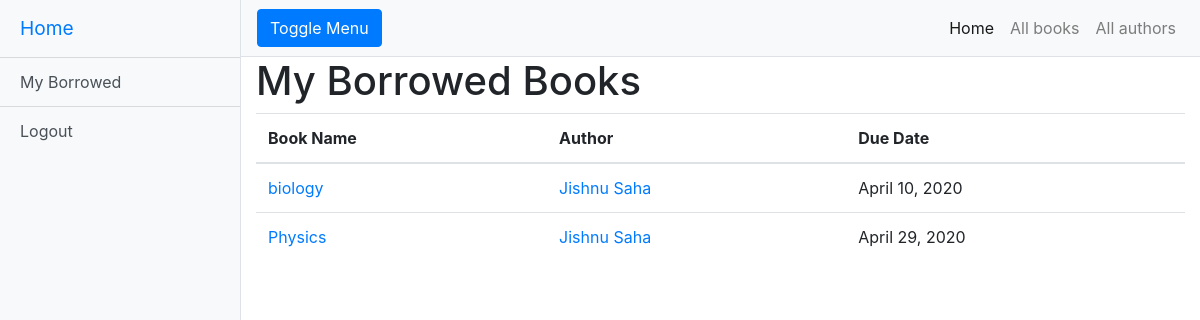
The page /catalog/my-books/ (signed in) on the database as committed earlier.
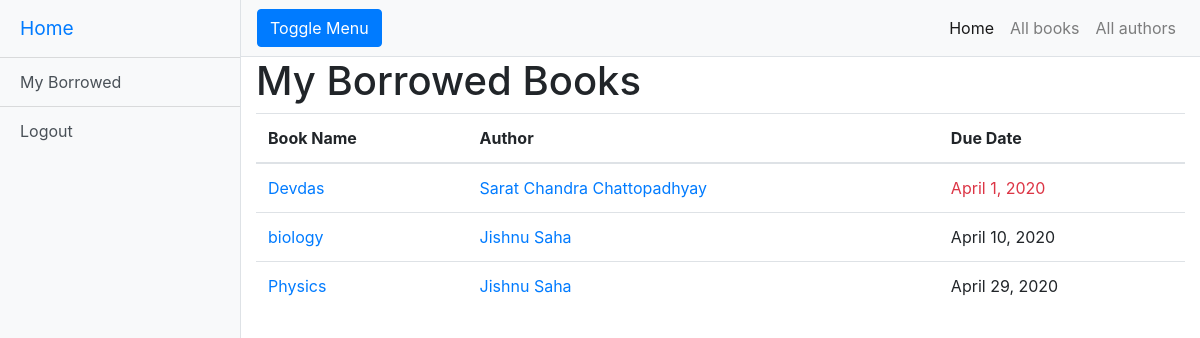
The same page on the database as committed later.
### catalog/models.py (models this page shows, shortened)
class BookInstance(models.Model):
    id = models.UUIDField(primary_key=True, default=uuid.uuid4, help_text='Unique ID for this particular book across whole library')
    book = models.ForeignKey('Book', on_delete=models.CASCADE, null=True)
    imprint = models.CharField(max_length=200)
    due_back = models.DateField(null=True, blank=True)
    borrower = models.ForeignKey(User, on_delete=models.SET_NULL, null=True, blank=True)
    LOAN_STATUS = (
        ('m', 'Maintenance'),
        ('o', 'On loan'),
        ('a', 'Available'),
        ('r', 'Reserved'),
    )
    status = models.CharField(
        max_length=1,
        choices=LOAN_STATUS,
        blank=True,
        default='a',
        help_text='Book availability',
    )
    @property
    def is_overdue(self):
        if self.due_back and date.today() > self.due_back:
            return True
        return False
    class Meta:
        ordering = ['due_back']
        permissions = (("can_mark_returned", "Set book as returned"),)

class Book(models.Model):
    title = models.CharField(max_length=200)
    author = models.ForeignKey('Author', on_delete=models.SET_NULL, null=True)
    summary = models.TextField(max_length=1000, help_text='Enter a brief description of the book')
    isbn = models.CharField('ISBN', max_length=13,
                            help_text='13 Character <a href="https://www.isbn-international.org/content/what-isbn">ISBN number</a>')
    genre = models.ManyToManyField(Genre, help_text='Select a genre for this book')

class Author(models.Model):
    first_name = models.CharField(max_length=100)
    last_name = models.CharField(max_length=100)
    date_of_birth = models.DateField(null=True, blank=True, help_text='Date format should be YYYY-MM-DD')
    date_of_death = models.DateField('Died', null=True, blank=True, help_text='Date format should be YYYY-MM-DD')
    class Meta:
        ordering = ['last_name', 'first_name']

### catalog/views.py (the view)
# urls.py: path('my-books/', views.LoanedBooksByUserListView.as_view(), name='my-borrowed'),
class LoanedBooksByUserListView(LoginRequiredMixin, generic.ListView):
    model = BookInstance
    template_name = 'catalog/bookinstance_list_borrowed_user.html'
    paginate_by = 10
    def get_queryset(self):
        return BookInstance.objects.filter(borrower=self.request.user).filter(status__exact='o').order_by('due_back')

### catalog/templates/catalog/bookinstance_list_borrowed_user.html
{% extends "base_generic.html" %}
{% block content %}
    <h1>My Borrowed Books</h1>
    {% if bookinstance_list %}
        <table class="table">
          <thead>
            <tr>
              <th scope="col">Book Name</th>
              <th scope="col">Author</th>
              <th scope="col">Due Date</th>
            </tr>
          </thead>
          <tbody>
          {% for bookinst in bookinstance_list %}
            <tr>
              <td>
                  <a href="{% url 'book-detail' bookinst.book.pk %}">{{bookinst.book.title}}</a>
              </td>
              <td>
                  <a href="{% url 'author-detail' pk=bookinst.book.author_id %} ">{{ bookinst.book.author.first_name }} {{ bookinst.book.author.last_name }} </a>
              </td>
              <td>
                  <div class="{% if bookinst.is_overdue %}text-danger{% endif %}">
                      {{ bookinst.due_back }}
                  </div>
              </td>
            </tr>
          {% endfor %}
          </tbody>
        </table>
    {% else %}
      <p>There are no books borrowed.</p>
    {% endif %}
{% endblock %}

### catalog/templates/base_generic.html (shortened to what this page needs)
{% load static %}
<!DOCTYPE html>
<html lang="en">
<head>
  <link href="{% static 'vendor/bootstrap/css/bootstrap.min.css' %}" rel="stylesheet">
  <link href="{% static 'css/simple-sidebar.css' %}" rel="stylesheet">
</head>
<body>
  <div class="d-flex" id="wrapper">
    <div class="bg-light border-right" id="sidebar-wrapper">
      <div class="sidebar-heading">
          <a href="{% url 'index' %}" style = "text-decoration: none">Home</a>
      </div>
      <div class="list-group list-group-flush">
          {% if request.user.is_authenticated %}
            {% if request.user.groups.all.0.name  == 'Library Member' %}
                <a class="list-group-item list-group-item-action bg-light" href="{% url 'my-borrowed' %}">My Borrowed</a>
            {% endif %}
            <a class="list-group-item list-group-item-action bg-light" href="{% url 'logout'%}?next={{request.path}}">Logout</a>
        {% else %}
            <a class="list-group-item list-group-item-action bg-light" href="{% url 'login' %}?next={{request.path}}">Login</a>
        {% endif %}
      </div>
    </div>
    <div id="page-content-wrapper">
      <nav class="navbar navbar-expand-lg navbar-light bg-light border-bottom">
        <button class="btn btn-primary" id="menu-toggle">Toggle Menu</button>
        <div class="collapse navbar-collapse" id="navbarSupportedContent">
          <ul class="navbar-nav ml-auto mt-2 mt-lg-0">
            <li class="nav-item active">
              <a class="nav-link" href="{% url 'index' %}">Home <span class="sr-only">(current)</span></a>
            </li>
            <li class="nav-item">
              <a class="nav-link" href="{% url 'books' %}">All books</a>
            </li>
            <li class="nav-item">
              <a class="nav-link" href="{% url 'authors-list' %}">All authors</a>
            </li>
          </ul>
        </div>
      </nav>
      <div class="container-fluid">
        {% block content %}{% endblock %}
      </div>
    </div>
  </div>
</body>
</html>

### static/css/simple-sidebar.css (style rules this page uses)
body { overflow-x: hidden; }
#sidebar-wrapper { min-height: 100vh; margin-left: -15rem; -webkit-transition: margin .25s ease-out; -moz-transition: margin .25s ease-out; -o-transition: margin .25s ease-out; transition: margin .25s ease-out; }
#sidebar-wrapper .sidebar-heading { padding: 0.875rem 1.25rem; font-size: 1.2rem; }
#sidebar-wrapper .list-group { width: 15rem; }
#page-content-wrapper { min-width: 100vw; }
@media (min-width: 768px) { #sidebar-wrapper { margin-left: 0; } }
@media (min-width: 768px) { #page-content-wrapper { min-width: 0; width: 100%; } }

Rows that differ between the two databases and show on the page:
added BookInstance: book "Devdas", book.author.first_name "Sarat Chandra", book.author.last_name "Chattopadhyay", due_back "April 1, 2020"
